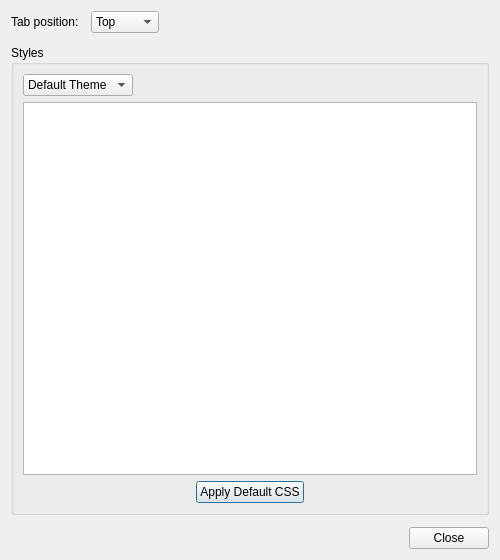
<?xml version="1.0" encoding="UTF-8"?>
<ui version="4.0">
 <class>PreferencesDialog</class>
 <widget class="QDialog" name="PreferencesDialog">
  <property name="geometry">
   <rect>
    <x>0</x>
    <y>0</y>
    <width>500</width>
    <height>560</height>
   </rect>
  </property>
  <property name="windowTitle">
   <string>TabFolder Preferences</string>
  </property>
  <layout class="QVBoxLayout" name="verticalLayout_5">
   <property name="spacing">
    <number>12</number>
   </property>
   <item>
    <layout class="QHBoxLayout" name="horizontalLayout_5">
     <item>
      <widget class="QLabel" name="label">
       <property name="text">
        <string>Tab position:</string>
       </property>
      </widget>
     </item>
     <item>
      <widget class="QComboBox" name="comboBoxTabPos">
       <item>
        <property name="text">
         <string>Top</string>
        </property>
       </item>
       <item>
        <property name="text">
         <string>Bottom</string>
        </property>
       </item>
      </widget>
     </item>
     <item>
      <spacer name="horizontalSpacer_8">
       <property name="orientation">
        <enum>Qt::Orientation::Horizontal</enum>
       </property>
       <property name="sizeHint" stdset="0">
        <size>
         <width>40</width>
         <height>20</height>
        </size>
       </property>
      </spacer>
     </item>
    </layout>
   </item>
   <item>
    <widget class="QGroupBox" name="groupBox">
     <property name="title">
      <string>Styles</string>
     </property>
     <layout class="QVBoxLayout" name="verticalLayout_4">
      <item>
       <layout class="QHBoxLayout" name="horizontalLayout">
        <property name="spacing">
         <number>12</number>
        </property>
        <item>
         <widget class="QComboBox" name="comboBox">
          <property name="sizePolicy">
           <sizepolicy hsizetype="Preferred" vsizetype="Fixed">
            <horstretch>0</horstretch>
            <verstretch>0</verstretch>
           </sizepolicy>
          </property>
          <item>
           <property name="text">
            <string>Default Theme</string>
           </property>
          </item>
          <item>
           <property name="text">
            <string>Styled Theme</string>
           </property>
          </item>
         </widget>
        </item>
        <item>
         <spacer name="horizontalSpacer">
          <property name="orientation">
           <enum>Qt::Orientation::Horizontal</enum>
          </property>
          <property name="sizeHint" stdset="0">
           <size>
            <width>40</width>
            <height>20</height>
           </size>
          </property>
         </spacer>
        </item>
       </layout>
      </item>
      <item>
       <widget class="QStackedWidget" name="stackedWidget">
        <property name="currentIndex">
         <number>0</number>
        </property>
        <widget class="QWidget" name="pageDefault">
         <layout class="QVBoxLayout" name="verticalLayout_2">
          <property name="spacing">
           <number>6</number>
          </property>
          <property name="leftMargin">
           <number>0</number>
          </property>
          <property name="topMargin">
           <number>0</number>
          </property>
          <property name="rightMargin">
           <number>0</number>
          </property>
          <property name="bottomMargin">
           <number>0</number>
          </property>
          <item>
           <widget class="QPlainTextEdit" name="editDefault"/>
          </item>
          <item>
           <layout class="QHBoxLayout" name="horizontalLayout_3">
            <item>
             <spacer name="horizontalSpacer_3">
              <property name="orientation">
               <enum>Qt::Orientation::Horizontal</enum>
              </property>
              <property name="sizeHint" stdset="0">
               <size>
                <width>40</width>
                <height>20</height>
               </size>
              </property>
             </spacer>
            </item>
            <item>
             <widget class="QPushButton" name="buttonApplyDefault">
              <property name="text">
               <string>Apply Default CSS</string>
              </property>
             </widget>
            </item>
            <item>
             <spacer name="horizontalSpacer_6">
              <property name="orientation">
               <enum>Qt::Orientation::Horizontal</enum>
              </property>
              <property name="sizeHint" stdset="0">
               <size>
                <width>40</width>
                <height>20</height>
               </size>
              </property>
             </spacer>
            </item>
           </layout>
          </item>
         </layout>
        </widget>
        <widget class="QWidget" name="pageStyled">
         <layout class="QVBoxLayout" name="verticalLayout_3">
          <property name="spacing">
           <number>6</number>
          </property>
          <property name="leftMargin">
           <number>0</number>
          </property>
          <property name="topMargin">
           <number>0</number>
          </property>
          <property name="rightMargin">
           <number>0</number>
          </property>
          <property name="bottomMargin">
           <number>0</number>
          </property>
          <item>
           <widget class="QPlainTextEdit" name="editStyled">
            <property name="plainText">
             <string/>
            </property>
           </widget>
          </item>
          <item>
           <layout class="QHBoxLayout" name="horizontalLayout_4">
            <item>
             <spacer name="horizontalSpacer_4">
              <property name="orientation">
               <enum>Qt::Orientation::Horizontal</enum>
              </property>
              <property name="sizeHint" stdset="0">
               <size>
                <width>40</width>
                <height>20</height>
               </size>
              </property>
             </spacer>
            </item>
            <item>
             <widget class="QPushButton" name="buttonApplyStyled">
              <property name="text">
               <string>Apply Styled CSS</string>
              </property>
             </widget>
            </item>
            <item>
             <spacer name="horizontalSpacer_5">
              <property name="orientation">
               <enum>Qt::Orientation::Horizontal</enum>
              </property>
              <property name="sizeHint" stdset="0">
               <size>
                <width>40</width>
                <height>20</height>
               </size>
              </property>
             </spacer>
            </item>
           </layout>
          </item>
         </layout>
        </widget>
       </widget>
      </item>
     </layout>
    </widget>
   </item>
   <item>
    <widget class="QDialogButtonBox" name="buttonBox">
     <property name="orientation">
      <enum>Qt::Orientation::Horizontal</enum>
     </property>
     <property name="standardButtons">
      <set>QDialogButtonBox::StandardButton::Close</set>
     </property>
    </widget>
   </item>
  </layout>
 </widget>
 <resources/>
 <connections>
  <connection>
   <sender>buttonBox</sender>
   <signal>accepted()</signal>
   <receiver>PreferencesDialog</receiver>
   <slot>accept()</slot>
   <hints>
    <hint type="sourcelabel">
     <x>248</x>
     <y>254</y>
    </hint>
    <hint type="destinationlabel">
     <x>157</x>
     <y>274</y>
    </hint>
   </hints>
  </connection>
  <connection>
   <sender>buttonBox</sender>
   <signal>rejected()</signal>
   <receiver>PreferencesDialog</receiver>
   <slot>reject()</slot>
   <hints>
    <hint type="sourcelabel">
     <x>316</x>
     <y>260</y>
    </hint>
    <hint type="destinationlabel">
     <x>286</x>
     <y>274</y>
    </hint>
   </hints>
  </connection>
 </connections>
</ui>
